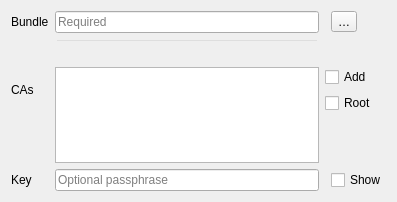
<?xml version="1.0" encoding="UTF-8"?>
<ui version="4.0">
 <class>QgsAuthPkcs12Edit</class>
 <widget class="QWidget" name="QgsAuthPkcs12Edit">
  <property name="geometry">
   <rect>
    <x>0</x>
    <y>0</y>
    <width>397</width>
    <height>202</height>
   </rect>
  </property>
  <layout class="QGridLayout" name="gridLayout">
   <item row="0" column="0">
    <widget class="QLabel" name="lblPkcs12Bundle">
     <property name="sizePolicy">
      <sizepolicy hsizetype="Maximum" vsizetype="Preferred">
       <horstretch>0</horstretch>
       <verstretch>0</verstretch>
      </sizepolicy>
     </property>
     <property name="text">
      <string>Bundle</string>
     </property>
    </widget>
   </item>
   <item row="0" column="1">
    <widget class="QLineEdit" name="lePkcs12Bundle">
     <property name="readOnly">
      <bool>true</bool>
     </property>
     <property name="placeholderText">
      <string>Required</string>
     </property>
    </widget>
   </item>
   <item row="0" column="3">
    <widget class="QToolButton" name="btnPkcs12Bundle">
     <property name="text">
      <string>…</string>
     </property>
     <property name="popupMode">
      <enum>QToolButton::InstantPopup</enum>
     </property>
    </widget>
   </item>
   <item row="1" column="1">
    <widget class="QLineEdit" name="lePkcs12Msg">
     <property name="styleSheet">
      <string notr="true">background-color: rgba(255, 255, 255, 0);</string>
     </property>
     <property name="readOnly">
      <bool>true</bool>
     </property>
    </widget>
   </item>
   <item row="2" column="0">
    <widget class="QLabel" name="lblCas">
     <property name="text">
      <string>CAs</string>
     </property>
    </widget>
   </item>
   <item row="2" column="1" rowspan="2">
    <widget class="QTreeWidget" name="twCas">
     <property name="editTriggers">
      <set>QAbstractItemView::NoEditTriggers</set>
     </property>
     <property name="selectionMode">
      <enum>QAbstractItemView::NoSelection</enum>
     </property>
     <property name="rootIsDecorated">
      <bool>true</bool>
     </property>
     <property name="columnCount">
      <number>1</number>
     </property>
     <attribute name="headerVisible">
      <bool>false</bool>
     </attribute>
     <column>
      <property name="text">
       <string notr="true">1</string>
      </property>
     </column>
    </widget>
   </item>
   <item row="4" column="0">
    <widget class="QLabel" name="lblPkcs12Key">
     <property name="sizePolicy">
      <sizepolicy hsizetype="Maximum" vsizetype="Preferred">
       <horstretch>0</horstretch>
       <verstretch>0</verstretch>
      </sizepolicy>
     </property>
     <property name="text">
      <string>Key</string>
     </property>
    </widget>
   </item>
   <item row="4" column="1">
    <widget class="QLineEdit" name="lePkcs12KeyPass">
     <property name="echoMode">
      <enum>QLineEdit::Password</enum>
     </property>
     <property name="placeholderText">
      <string>Optional passphrase</string>
     </property>
    </widget>
   </item>
   <item row="4" column="3">
    <widget class="QCheckBox" name="chkPkcs12PassShow">
     <property name="sizePolicy">
      <sizepolicy hsizetype="Maximum" vsizetype="Fixed">
       <horstretch>0</horstretch>
       <verstretch>0</verstretch>
      </sizepolicy>
     </property>
     <property name="text">
      <string>Show</string>
     </property>
    </widget>
   </item>
   <item row="5" column="1" colspan="2">
    <spacer name="verticalSpacer">
     <property name="orientation">
      <enum>Qt::Vertical</enum>
     </property>
     <property name="sizeHint" stdset="0">
      <size>
       <width>20</width>
       <height>0</height>
      </size>
     </property>
    </spacer>
   </item>
   <item row="2" column="2" rowspan="2" colspan="2">
    <layout class="QVBoxLayout" name="verticalLayout_2">
     <item>
      <widget class="QCheckBox" name="cbAddCas">
       <property name="toolTip">
        <string>Add bundle CAs to the connection</string>
       </property>
       <property name="text">
        <string>Add</string>
       </property>
      </widget>
     </item>
     <item>
      <widget class="QCheckBox" name="cbAddRootCa">
       <property name="toolTip">
        <string>Add also root (self-signed) CA</string>
       </property>
       <property name="text">
        <string>Root</string>
       </property>
      </widget>
     </item>
     <item>
      <spacer name="verticalSpacer_2">
       <property name="orientation">
        <enum>Qt::Vertical</enum>
       </property>
       <property name="sizeHint" stdset="0">
        <size>
         <width>20</width>
         <height>40</height>
        </size>
       </property>
      </spacer>
     </item>
    </layout>
   </item>
  </layout>
 </widget>
 <tabstops>
  <tabstop>lePkcs12Bundle</tabstop>
  <tabstop>btnPkcs12Bundle</tabstop>
  <tabstop>twCas</tabstop>
  <tabstop>cbAddCas</tabstop>
  <tabstop>cbAddRootCa</tabstop>
  <tabstop>lePkcs12KeyPass</tabstop>
  <tabstop>chkPkcs12PassShow</tabstop>
  <tabstop>lePkcs12Msg</tabstop>
 </tabstops>
 <resources/>
 <connections/>
</ui>
